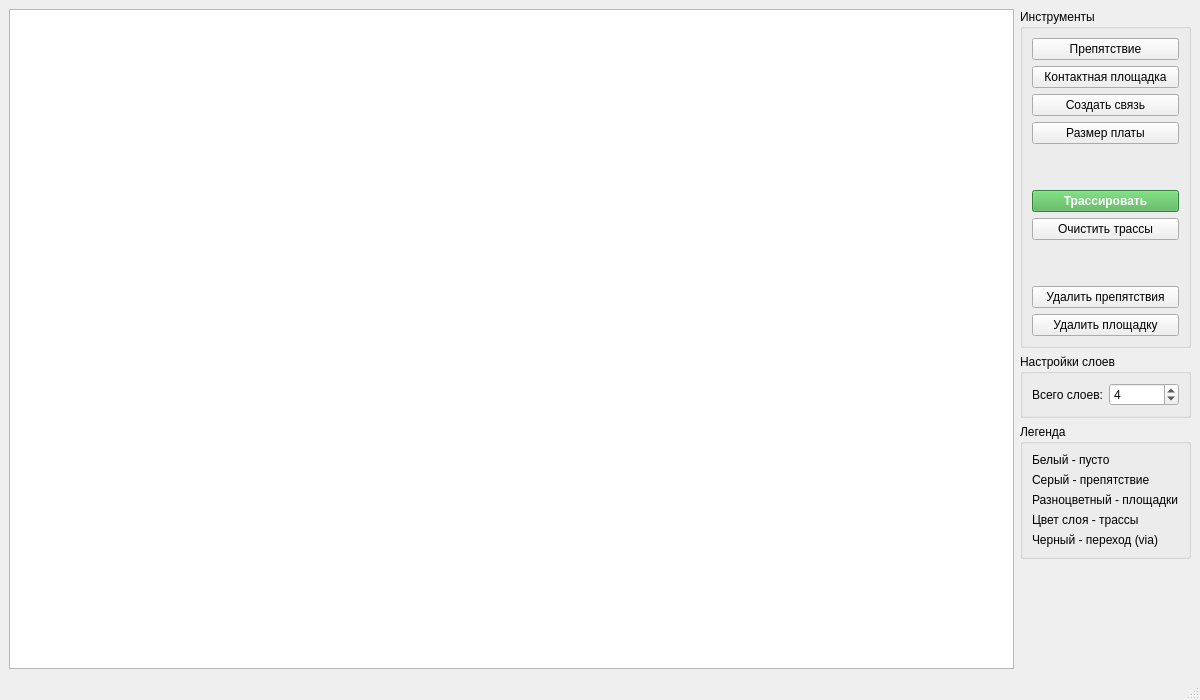
<?xml version="1.0" encoding="UTF-8"?>
<ui version="4.0">
 <class>MainWindow</class>
 <widget class="QMainWindow" name="MainWindow">
  <property name="geometry">
   <rect>
    <x>0</x>
    <y>0</y>
    <width>1200</width>
    <height>700</height>
   </rect>
  </property>
  <property name="windowTitle">
   <string>PCB_Tracer - Многослойная трассировка печатных плат</string>
  </property>
  <widget class="QWidget" name="centralwidget">
   <layout class="QHBoxLayout" name="horizontalLayout">
    <item>
     <widget class="QGraphicsView" name="graphicsView">
      <property name="minimumSize">
       <size>
        <width>800</width>
        <height>600</height>
       </size>
      </property>
     </widget>
    </item>
    <item>
     <layout class="QVBoxLayout" name="verticalLayout">
      <item>
       <widget class="QGroupBox" name="groupBox">
        <property name="title">
         <string>Инструменты</string>
        </property>
        <layout class="QVBoxLayout" name="verticalLayout_2">
         <item>
          <widget class="QPushButton" name="obstacleBtn">
           <property name="text">
            <string>Препятствие</string>
           </property>
          </widget>
         </item>
         <item>
          <widget class="QPushButton" name="padBtn">
           <property name="text">
            <string>Контактная площадка</string>
           </property>
          </widget>
         </item>
         <item>
          <widget class="QPushButton" name="connectionBtn">
           <property name="text">
            <string>Создать связь</string>
           </property>
          </widget>
         </item>
         <item>
          <widget class="QPushButton" name="boardSizeBtn">
           <property name="text">
            <string>Размер платы</string>
           </property>
          </widget>
         </item>
         <item>
          <spacer name="verticalSpacer">
           <property name="orientation">
            <enum>Qt::Vertical</enum>
           </property>
           <property name="sizeHint" stdset="0">
            <size>
             <width>20</width>
             <height>40</height>
            </size>
           </property>
          </spacer>
         </item>
         <item>
          <widget class="QPushButton" name="routeBtn">
           <property name="text">
            <string>Трассировать</string>
           </property>
           <property name="styleSheet">
            <string notr="true">background-color: #4CAF50; color: white; font-weight: bold;</string>
           </property>
          </widget>
         </item>
         <item>
          <widget class="QPushButton" name="clearBtn">
           <property name="text">
            <string>Очистить трассы</string>
           </property>
          </widget>
         </item>
         <item>
          <spacer name="verticalSpacer_2">
           <property name="orientation">
            <enum>Qt::Vertical</enum>
           </property>
           <property name="sizeHint" stdset="0">
            <size>
             <width>20</width>
             <height>40</height>
            </size>
           </property>
          </spacer>
         </item>
         <item>
          <widget class="QPushButton" name="removeObstacleBtn">
           <property name="text">
            <string>Удалить препятствия</string>
           </property>
          </widget>
         </item>
         <item>
          <widget class="QPushButton" name="removePadBtn">
           <property name="text">
            <string>Удалить площадку</string>
           </property>
          </widget>
         </item>
        </layout>
       </widget>
      </item>
      <item>
       <widget class="QGroupBox" name="groupBox_2">
        <property name="title">
         <string>Настройки слоев</string>
        </property>
        <layout class="QFormLayout" name="formLayout">
         <item row="0" column="0">
          <widget class="QLabel" name="label">
           <property name="text">
            <string>Всего слоев:</string>
           </property>
          </widget>
         </item>
         <item row="0" column="1">
          <widget class="QSpinBox" name="layerSpinBox">
           <property name="minimum">
            <number>1</number>
           </property>
           <property name="maximum">
            <number>8</number>
           </property>
           <property name="value">
            <number>4</number>
           </property>
          </widget>
         </item>
        </layout>
       </widget>
      </item>
      <item>
       <widget class="QGroupBox" name="groupBox_3">
        <property name="title">
         <string>Легенда</string>
        </property>
        <layout class="QVBoxLayout" name="verticalLayout_3">
         <item>
          <widget class="QLabel" name="label_3">
           <property name="text">
            <string>Белый - пусто</string>
           </property>
          </widget>
         </item>
         <item>
          <widget class="QLabel" name="label_4">
           <property name="text">
            <string>Серый - препятствие</string>
           </property>
          </widget>
         </item>
         <item>
          <widget class="QLabel" name="label_5">
           <property name="text">
            <string>Разноцветный - площадки</string>
           </property>
          </widget>
         </item>
         <item>
          <widget class="QLabel" name="label_6">
           <property name="text">
            <string>Цвет слоя - трассы</string>
           </property>
          </widget>
         </item>
         <item>
          <widget class="QLabel" name="label_7">
           <property name="text">
            <string>Черный - переход (via)</string>
           </property>
          </widget>
         </item>
        </layout>
       </widget>
      </item>
      <item>
       <spacer name="verticalSpacer_3">
        <property name="orientation">
         <enum>Qt::Vertical</enum>
        </property>
        <property name="sizeHint" stdset="0">
         <size>
          <width>20</width>
          <height>40</height>
         </size>
        </property>
       </spacer>
      </item>
     </layout>
    </item>
   </layout>
  </widget>
  <widget class="QStatusBar" name="statusBar"/>
 </widget>
 <resources/>
 <connections/>
</ui>
